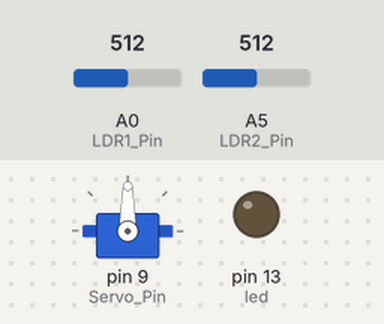
The sketch below on a simulated Arduino Uno, built with avr-gcc and run on an emulated ATmega328P. Parts: servo, output pins drawn as LEDs (lit = HIGH). Inputs (shaded band) come from the test bench; at power-on: A0 (LDR1_Pin) = 512, A5 (LDR2_Pin) = 512.

Above: at 2.2 s.
2.3 s: A0 (LDR1_Pin) set to 543
At 2.45 s:
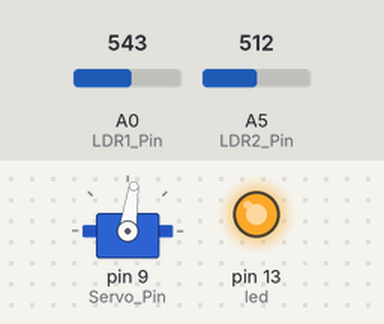
At 4.5 s:
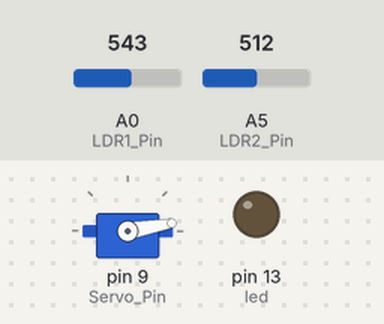
5.3 s: A5 (LDR2_Pin) set to 549
6.8 s: A5 (LDR2_Pin) set to 579
At 10.6 s:
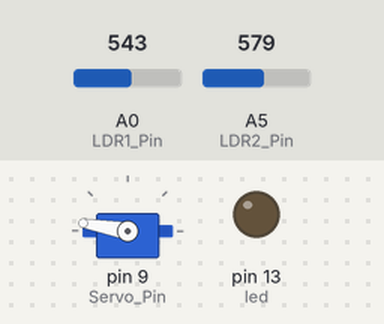
Timing chart, 0 to 12.1 s (numbered marks = the images above; inputs shaded):
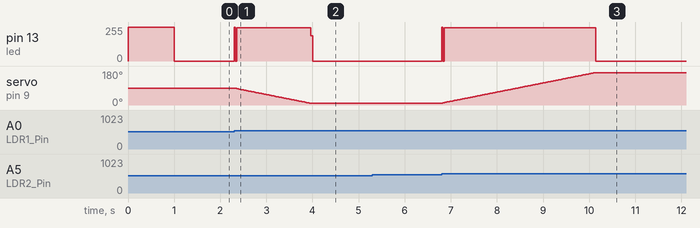

Measured:
- the behaviour switches between 531 and 532 on A0 (LDR1_Pin) (found by bisection; images 0 and 1)
- the behaviour switches between 562 and 563 on A5 (LDR2_Pin) (found by bisection; images 2 and 3)
- after the input at 2.3 s, pin 13 (led): 0/255 → 250/255 at once, → 0/255 1.7 s later; servo on pin 9 (Servo_Pin): moves from 90° to 10° over 1.6 s, starting at once
- after the input at 5.3 s, every drawn part: stays the same
- after the input at 6.8 s, pin 13 (led): 0/255 → 250/255 at once, → 0/255 3.3 s later; servo on pin 9 (Servo_Pin): moves from 10° to 170° over 3.3 s, starting at once

The sketch:

solor_track.ino
```cpp
#include <Servo.h>

Servo myservo;        //定义伺服对象
int LDR1_Pin = A0;    //analog pin A0
int LDR2_Pin = A5;    //analog pin A5
int Servo_Pin = 9;    //digital pin 9
float threshold = 20; //定义界限值threshold，如果两光敏差值val大于threshold就怎么怎么样
int Servo_Delay = 10; //就是让舵机慢点转，延时一下
float pos = 90;       //舵机（也叫伺服电机）到90度的位置，也就是中间位置
int LDR1;             //光照传感1的值
int LDR2;             //光照传感2的值
int val;              //两个光照传感的差值
int led = 13;         //连接到板子上的led，板子上自动一个led

void setup()
{
	Serial.begin(9600);
	pinMode(led, OUTPUT);  		//让pin 13上的led设置为输出模式
	digitalWrite(led, HIGH);	//led灭
	myservo.attach(Servo_Pin);  //将伺服电机（舵机）依附到Servo_Pin上
	myservo.write(90);          //让舵机转到90度的位置，即中间位置
	delay(1000);
	digitalWrite(led, LOW);
}

void loop()
{
	LDR1 = analogRead(LDR1_Pin);  //read LDR1光照传感值
	LDR2 = analogRead(LDR2_Pin);  //read LDR1光照传感值
	val = LDR1 - LDR2;            //计算两个光照传感差值

	if(val < threshold && val > (-threshold))  //
		val = 0;

	//因为本舵机转动的角度不能超过180，转动的角度范围是：10度到170度，
	//千万不要转动超过180范围的值，容易损坏舵机
	if(val > 0)
		if(pos > 10)
			moveLeft();    //舵机向左转
	if(val < 0)
		if(pos < 170)
			moveRight();   //舵机向右转
	//debug();             //调试
}

void moveLeft()      //左转
{
	pos=pos-0.5;
	digitalWrite(led, HIGH);
	myservo.write(pos);
	delay(Servo_Delay);
	digitalWrite(led, LOW);
}

void moveRight()      //右转
{
	pos=pos+0.5;
	digitalWrite(led, HIGH);
	myservo.write(pos);
	delay(Servo_Delay);
	digitalWrite(led, LOW);
}

void debug()         //调试函数
{
	Serial.print("Position : ");
	Serial.println(pos);
	Serial.print("Val : ");
	Serial.println(val);
	//Serial.print("LDR1 : ");
	//Serial.println(LDR1);
	//Serial.print("LDR2 : ");
	//Serial.println(LDR2);
}
```
